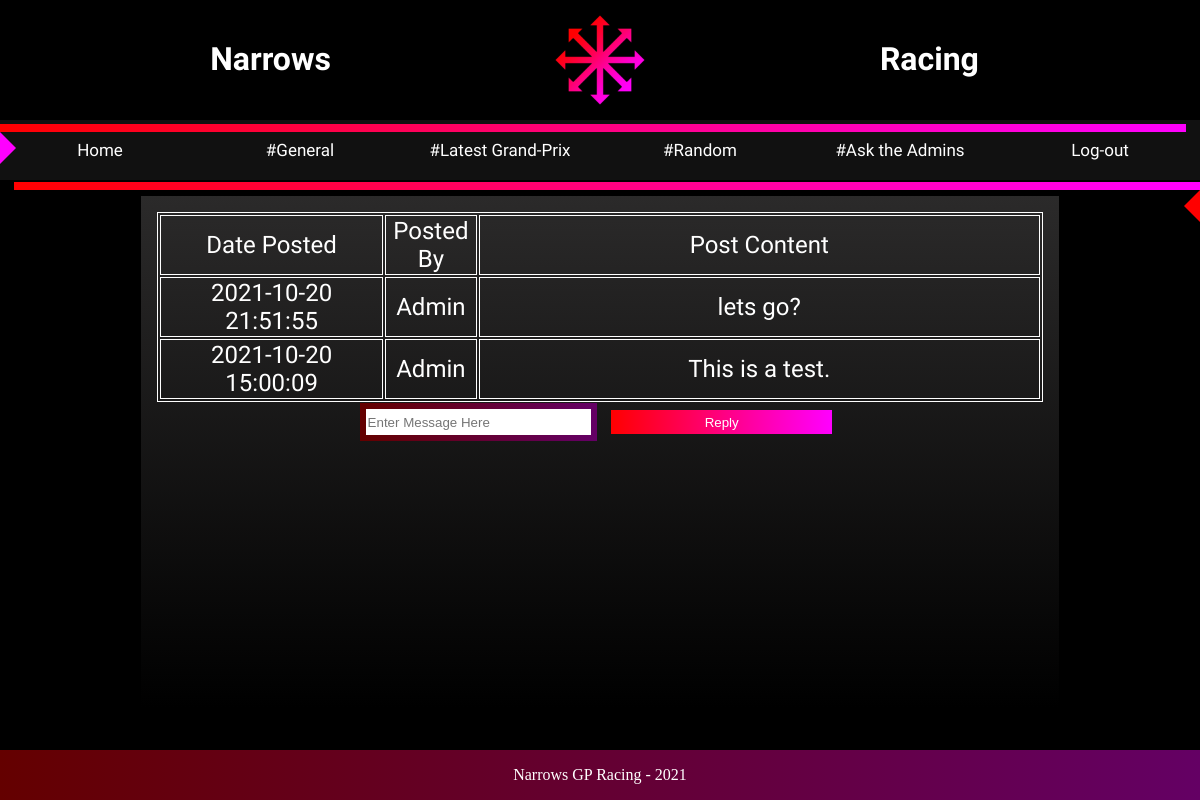
/adminama.php, run on the app's committed database.
### tables this page shows
CREATE TABLE `adminama` (
  `post_id` int(11) NOT NULL,
  `posted_by` varchar(128) NOT NULL,
  `content` text NOT NULL,
  `date` datetime NOT NULL DEFAULT current_timestamp()
);

### adminama.php (the view, shortened to what this page needs)
<?php
include 'header.php';
?>
<div class="textbox">
</div>
<?php
    $q = "SELECT date, posted_by, content FROM adminama ORDER BY post_id DESC";
    $result = mysqli_query($conn, $q);
    $counter1 = 3;
    $all_property = array();
    echo '<div class="Article">';
    echo '<table class="data-table">';
    echo '<tr class="data-heading">';
    while ($property = mysqli_fetch_field($result)){
        if ($counter1 == 3){
            echo '<td style="width:25%;">' . 'Date Posted' . '</td>';
        }
        if ($counter1 == 2){
            echo '<td style="width:10%;">' . 'Posted By' . '</td>';
        }
        if ($counter1 == 1){
            echo '<td>' . 'Post Content' . '</td>';
        }
        $counter1 = --$counter1;
        array_push($all_property, $property->name);
    }
    echo '</tr>';
    while ($row = mysqli_fetch_array($result)) {
        echo "<tr>";
        foreach ($all_property as $item) {
                echo '<td>' . $row[$item] . '</td>';
            }
        }
        echo '</tr>';
?>
</table>
<form method='post' action=''>
    <input name="message" type="text" required="required" class="textfield" id="message" placeholder="Enter Message Here">
    <input name="Reply" type="submit" class="button" id="Reply" value="Reply">
</form>
</div>
<?php
include 'footer.php';
?>

### style.css (style rules this page uses)
* { margin:0; }
.Article { grid-area: Article; margin-top: -7vh; color: white; text-align: center; font-family: 'STIX Two Text', serif; padding: 2vh; font-size: 3vh; background:linear-gradient(to bottom,rgb(43, 42, 42), black); }
input { border-image-source: linear-gradient(to right,rgb(100, 0, 0), rgb(100, 0, 100)); border-width: 5pt; border-image-slice: 1; height:3vh; width: 25%; }
input[type=button], input[type=submit], input[type=reset] { background: linear-gradient(to right,red, magenta); border: none; color: white; margin:1vh; }
.textbox { grid-area: Article; text-align: center; color: white; font-family: 'Electrolize', sans-serif; background:linear-gradient(to bottom,rgb(43, 42, 42), black); margin-top: -7vh; font-size: 3vh; }
table { border: 1px solid white; width: 100%; table-layout: fixed; }
td,th { border: 1px solid white; }

### data on the page
adminama: date "2021-10-20 21:51:55", posted_by "Admin", content "lets go?"
adminama: date "2021-10-20 15:00:09", posted_by "Admin", content "This is a test."
